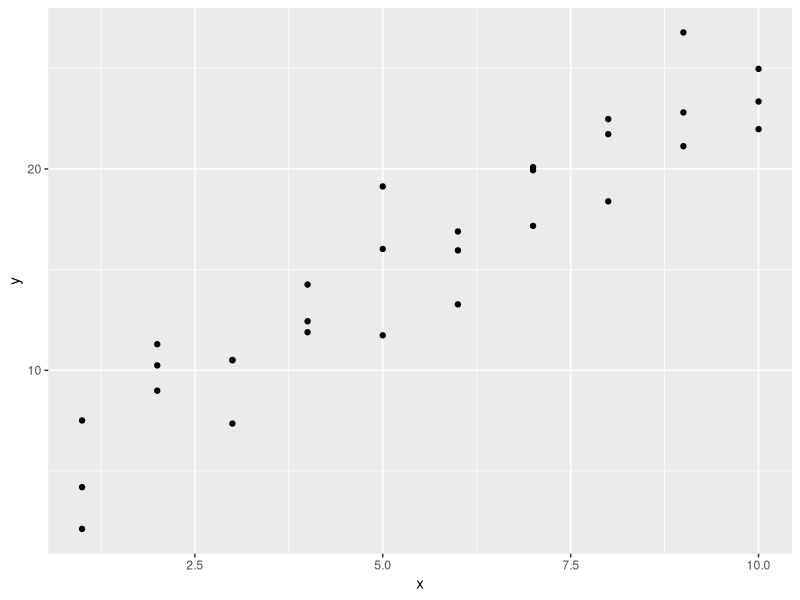
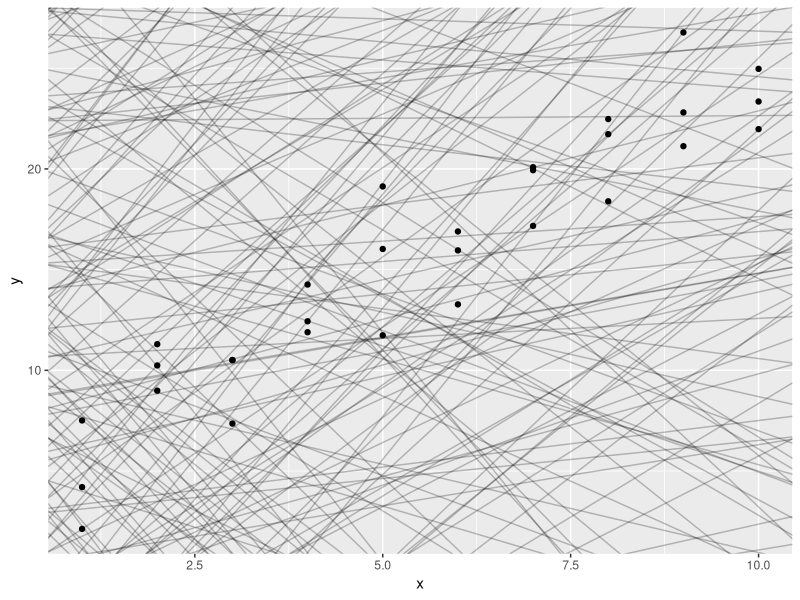
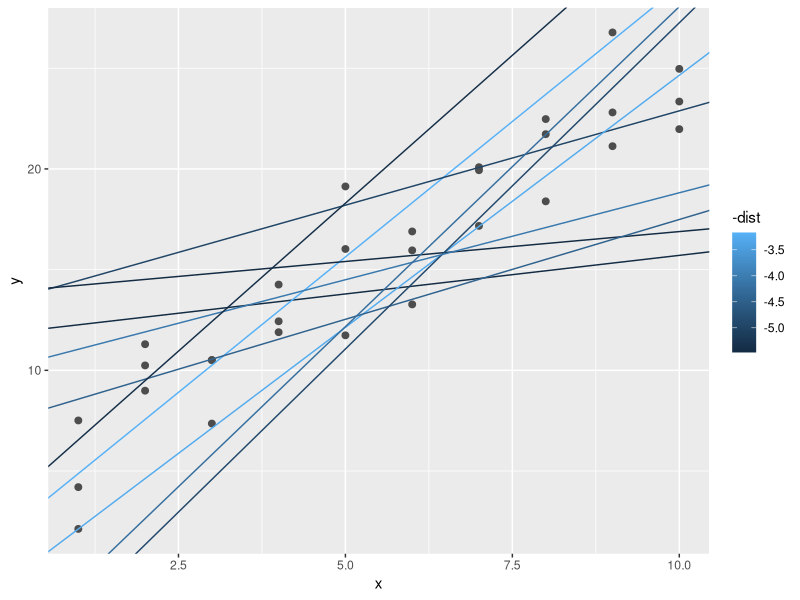
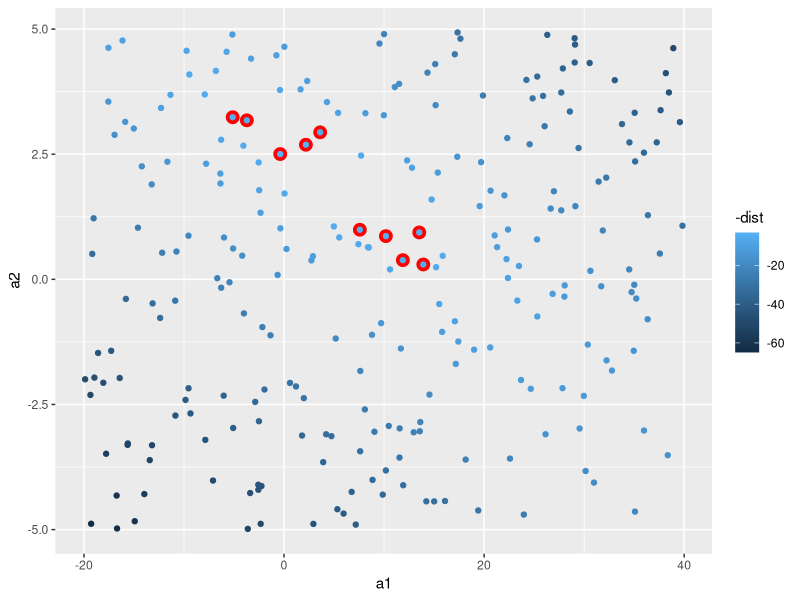
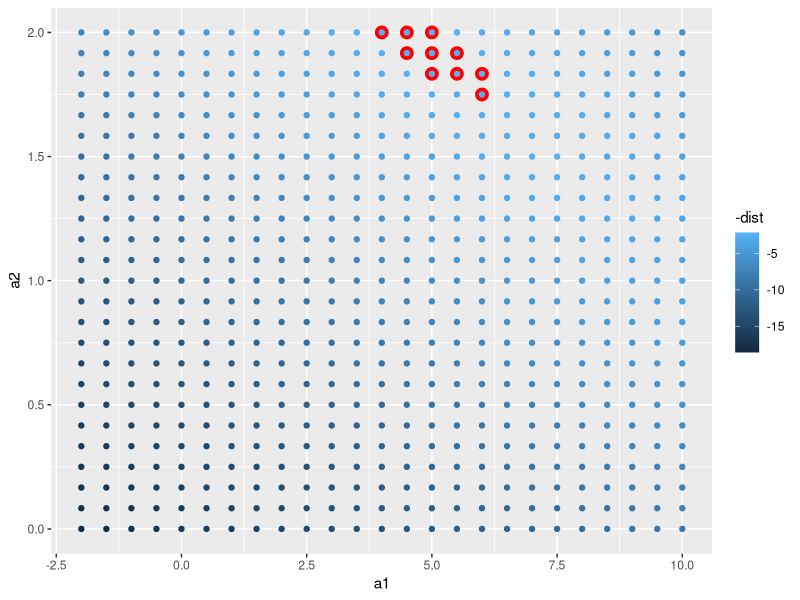
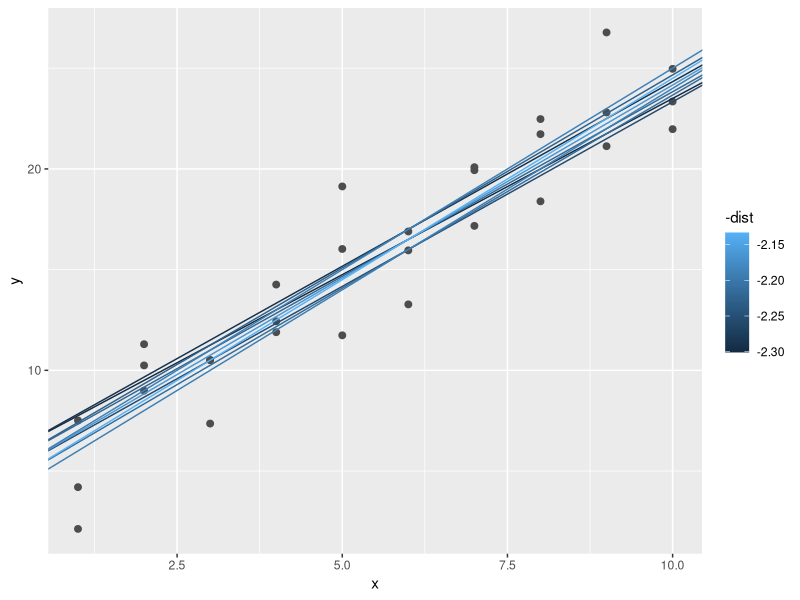
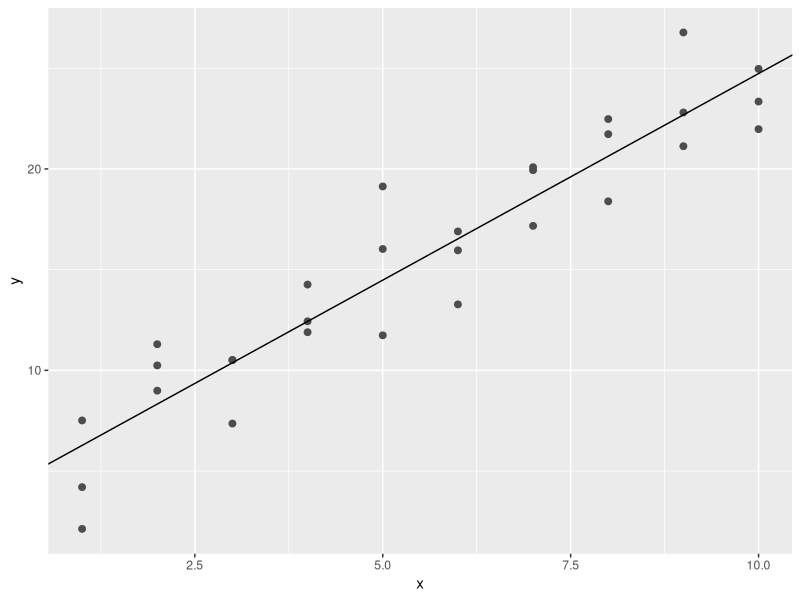
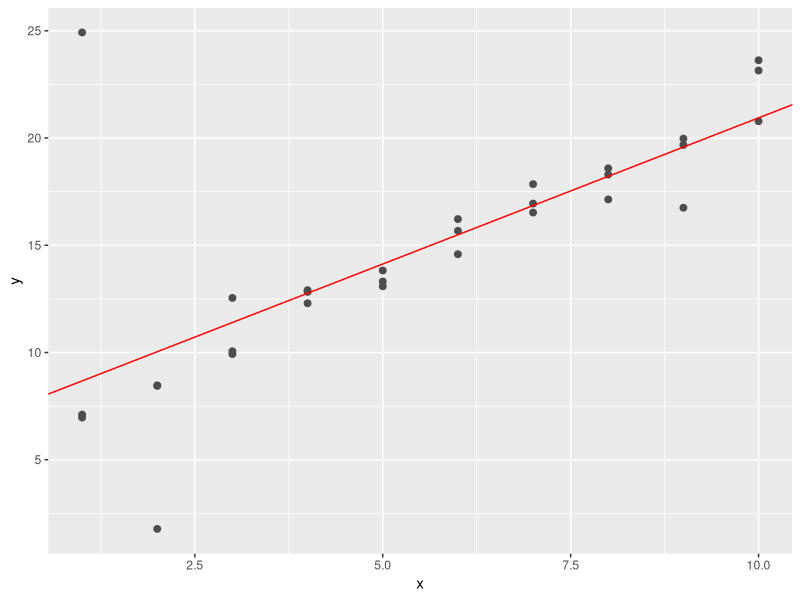

The R script that drew these images, in order:
## ---- chunk 1
library(tidyverse)

library(modelr)
options(na.action = na.warn)
## ---- chunk 2
ggplot(sim1, aes(x, y)) +
  geom_point()
## ---- chunk 3
cor(sim1$x, sim1$y)
## ---- chunk 4
models <- tibble(
  a1 = runif(250, -20, 40),
  a2 = runif(250, -5, 5)
)

ggplot(sim1, aes(x, y)) + 
  geom_abline(
    aes(intercept = a1, slope = a2), 
    data = models, alpha = 1/4
  ) +
  geom_point()
## ---- chunk 5
model1 <- function(a, data) {
  a[1] + data$x * a[2]
}

model1(c(7, 1.5), sim1)
sim1
## ---- chunk 6
measure_distance <- function(mod, data) {
  diff <- data$y - model1(mod, data)
  sqrt(mean(diff ^ 2))
}
measure_distance(c(7, 1.5), sim1)
## ---- chunk 7
sim1_dist <- function(a1, a2) {
  measure_distance(c(a1, a2), sim1)
}

models <- models %>% 
  mutate(dist = purrr::map2_dbl(a1, a2, sim1_dist))
models
## ---- chunk 8
ggplot(sim1, aes(x, y)) + 
  geom_point(size = 2, color = "grey30") + 
  geom_abline(
    aes(intercept = a1, slope = a2, color = -dist), 
    data = filter(models, rank(dist) <= 10)
  )
## ---- chunk 9
ggplot(models, aes(a1, a2)) +
  geom_point(data = filter(models, rank(dist) <= 10), size = 4, colour = "red") +
  geom_point(aes(colour = -dist))
## ---- chunk 10
grid <- expand.grid(
  a1 = seq(-2, 10, length = 25),
  a2 = seq(0, 2, length = 25)
  ) %>% 
  mutate(dist = purrr::map2_dbl(a1, a2, sim1_dist))

grid %>% 
  ggplot(aes(a1, a2)) +
  geom_point(data = filter(grid, rank(dist) <= 10), size = 4, colour = "red") +
  geom_point(aes(colour = -dist)) 
## ---- chunk 11
ggplot(sim1, aes(x, y)) + 
  geom_point(size = 2, colour = "grey30") + 
  geom_abline(
    aes(intercept = a1, slope = a2, colour = -dist), 
    data = filter(grid, rank(dist) <= 10)
  )
## ---- chunk 12
sim_mod <- lm(y ~ x, sim1)
coef(sim_mod)
## ---- chunk 13
ggplot(sim1, aes(x, y)) + 
  geom_point(size = 2, colour = "grey30") + 
  geom_abline(intercept = coef(sim_mod)[1], slope = coef(sim_mod)[2])
## ---- chunk 14
sim1a <- tibble(
  x = rep(1:10, each = 3),
  y = x * 1.5 + 6 + rt(length(x), df = 2)
)
## ---- chunk 15
sim1a_mod <- lm(y ~ x, sim1a)

ggplot(sim1a, aes(x, y)) + 
  geom_point(size = 2, color = "grey30") + 
  geom_abline(intercept = coef(sim1a_mod)[1], slope = coef(sim1a_mod)[2], color = "red")
## ---- chunk 16
simt <- function(i) {
  tibble(
    x = rep(1:10, each = 3),
    y = x * 1.5 + 6 + rt(length(x), df = 2),
    id = i
  )
}

sims <- map_df(1:15, simt)

ggplot(sims, aes(x, y)) +
  geom_point() +
  geom_smooth(method = "lm", color = "red") +
  facet_wrap(~id, ncol = 5)
## ---- chunk 17
sim_norm <- function(i) {
  tibble(
    x = rep(1:10, each = 3),
    y = x * 1.5 + 6 + rnorm(length(x)),
    .id = i
  )
}

simdf_norm <- map_df(1:12, sim_norm)

ggplot(simdf_norm, aes(x = x, y = y)) +
  geom_point() +
  geom_smooth(method = "lm", colour = "red") +
  facet_wrap(~.id, ncol = 4)
## ---- chunk 18
tibble(
  x = seq(-5, 5, length.out = 100),
  normal = dnorm(x),
  student_t = dt(x, df = 2)
) %>%
  gather(distribution, density, -x) %>%
  ggplot(aes(x = x, y = density, colour = distribution)) +
  geom_line()
## ---- chunk 19
pnorm(2, lower.tail = FALSE)
## ---- chunk 20
pt(2, df = 2, lower.tail = FALSE)
## ---- chunk 21
measure_distance <- function(mod, data) {
  diff <- data$y - model1(mod, data)
  mean(abs(diff))
}
## ---- chunk 22
make_prediction <- function(mod, data) {
  mod[1] + mod[2] * data$x
}
## ---- chunk 23
best <- optim(c(0, 0), measure_distance, data = sim1a)
best$par
## ---- chunk 24
measure_distance_ls <- function(mod, data) {
  diff <- data$y - (mod[1] + mod[2] * data$x)
  sqrt(mean(diff^2))
}

best <- optim(c(0, 0), measure_distance_ls, data = sim1a)
best$par
## ---- chunk 25
model3 <- function(a, data) {
  a[1] + data$x * a[2] + a[3]
}
## ---- chunk 26
measure_distance_3 <- function(a, data) {
  diff <- data$y - model3(a, data)
  sqrt(mean(diff^2))
}
## ---- chunk 27
best3a <- optim(c(0, 0, 0), measure_distance_3, data = sim1)
best3a$par

best3b <- optim(c(0, 0, 1), measure_distance_3, data = sim1)
best3b$par

best3c <- optim(c(0, 0, 5), measure_distance_3, data = sim1)
best3c$par
